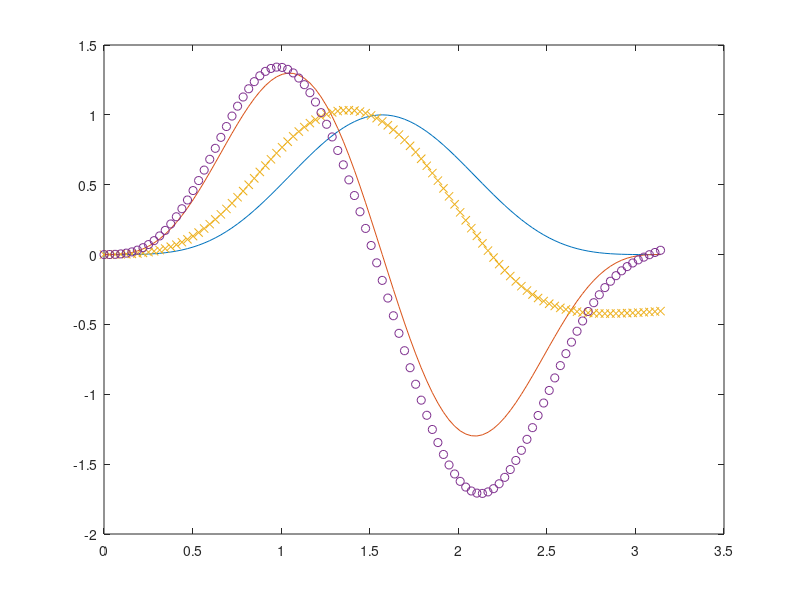
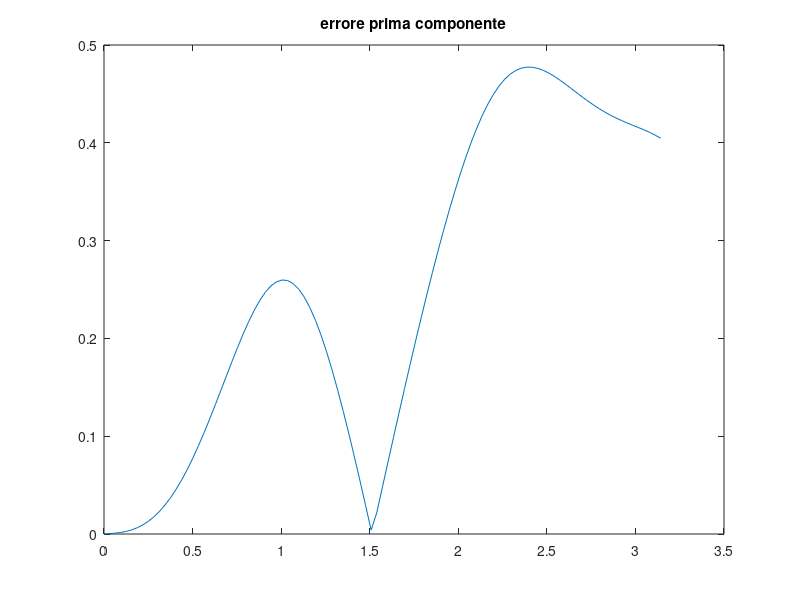
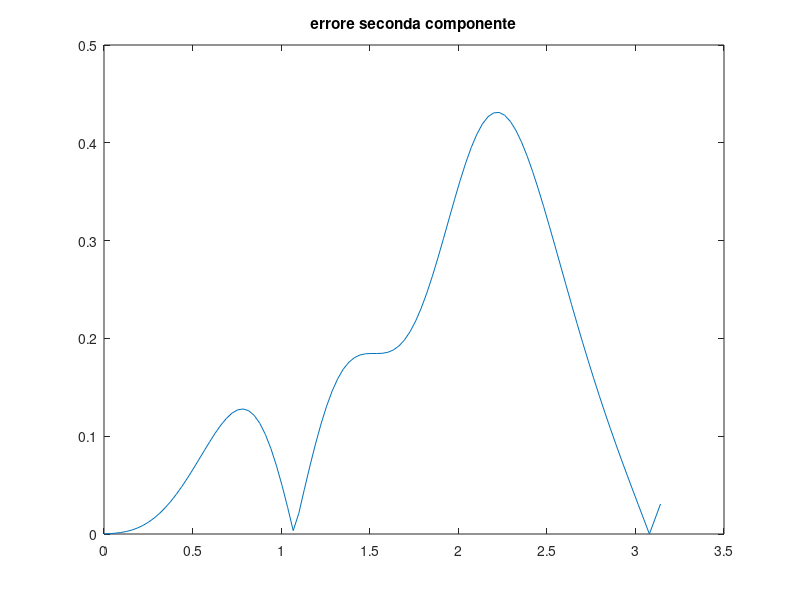

MATLAB code to generate these figures, in order:
clc;                                               % Clears the screen
clear;

h=0.01*pi;        % frazione decimale di pi-->100 passi 
t = 0:h:pi;                                        
i = zeros(1,length(t)); 
y1(1) = 0;     
y2(1) = 0;% initial condition
mu = 1;
% Termini forzanti già presenti nel file del De Falco
x   = @(t) sin (t) .^ 4;
xp  = @(t) 4 * sin (t) .^ 3 .* cos (t);
xpp = @(t) 4 * (3 * sin (t) .^ 2 .* cos (t) .^2 - sin (t) .^ 4);
mu  = 1;
f   = @(t) xpp(t) - mu * (1 - x(t).^2) .* xp(t) + x(t);
% Sistema differenziale
y1_dot = @(t, y2) y2;
y2_dot = @(t, y1, y2) mu*(1-y1^2)*y2-y1+f(t);  

for i=1:(length(t)-1)                              % calculation loop
    k1_1 = y1_dot(t(i), y2(i));
    k1_2 = y2_dot(t(i), y1(i), y2(i));
    k2_1 = y1_dot(t(i)+.5*h, y2(i)+.5*k1_2*h);
    k2_2 = y2_dot(t(i)+.5*h, y1(i)+.5*k1_1*h, y2(i)+.5*k1_2*h);
    k3_1 = y1_dot(t(i)+.5*h, y2(i)+.5*k2_2+h);
    k3_2 = y2_dot(t(i)+.5*h, y1(i)+.5*k2_1*h, y2(i)+.5*k2_2+h);
    k4_1 = y1_dot(t(i)+h, y2(i)+k3_2*h);
    k4_2 = y2_dot(t(i)+h, y1(i)+k3_1*h, y2(i)+k3_2*h);

    y1(i+1) = y1(i) + (1/6)*(k1_1+2*k2_1+2*k3_1+k4_1)*h;
    y2(i+1) = y2(i) + (1/6)*(k1_2+2*k2_2+2*k3_2+k4_2)*h;
    
end

plot (t, x(t), t, xp(t), t, y1, 'x', t, y2, 'o')
% Linea continua soluzione esatta, x e o soluzione numerica

figure
plot (t, abs(x(t) - y1))
title ('errore prima componente')

figure
plot (t, abs(xp(t) - y2))
title ('errore seconda componente')


